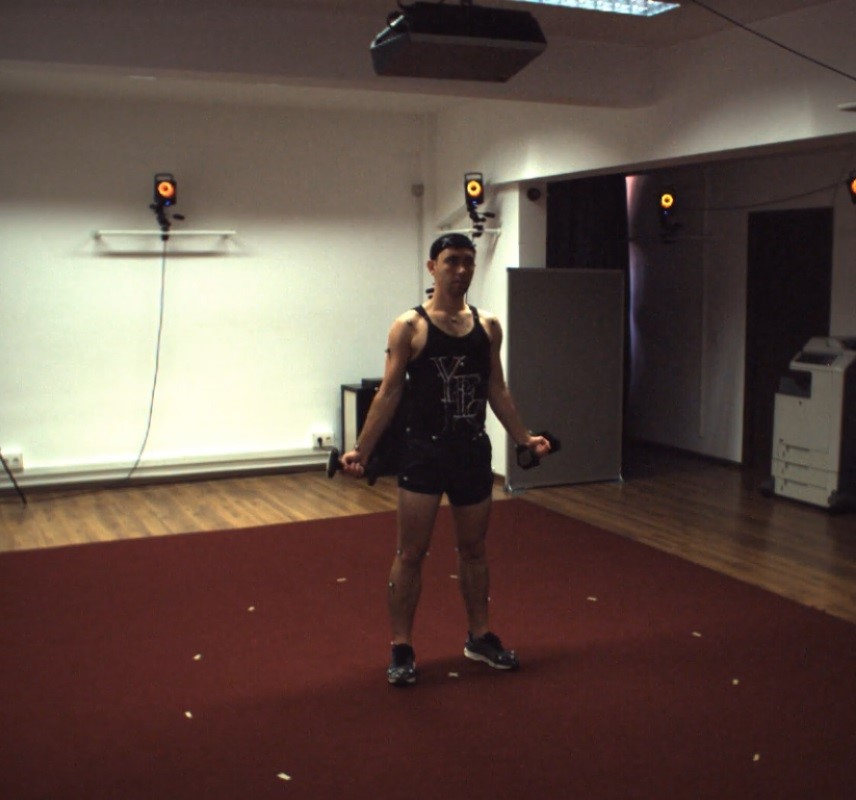
#> input picture app/client/nb/ref.jpg, 856 x 800 px, found by its file name
$ python floorz.py
#> lines starting #> are read from the running program, lines starting #| are printed output that depends on the picture; after the words box and inside, x2 and y2 are one past the last pixel; in counts of white or black regions, pixels touching at a corner belong together
import cv2
import numpy as np

# Load and convert image to grayscale
image = cv2.imread('nb/ref.jpg')
#> image is the input picture: shape (800, 856, 3); mean B, G, R 70.3, 78.3, 96.7
gray = cv2.cvtColor(image, cv2.COLOR_BGR2GRAY)
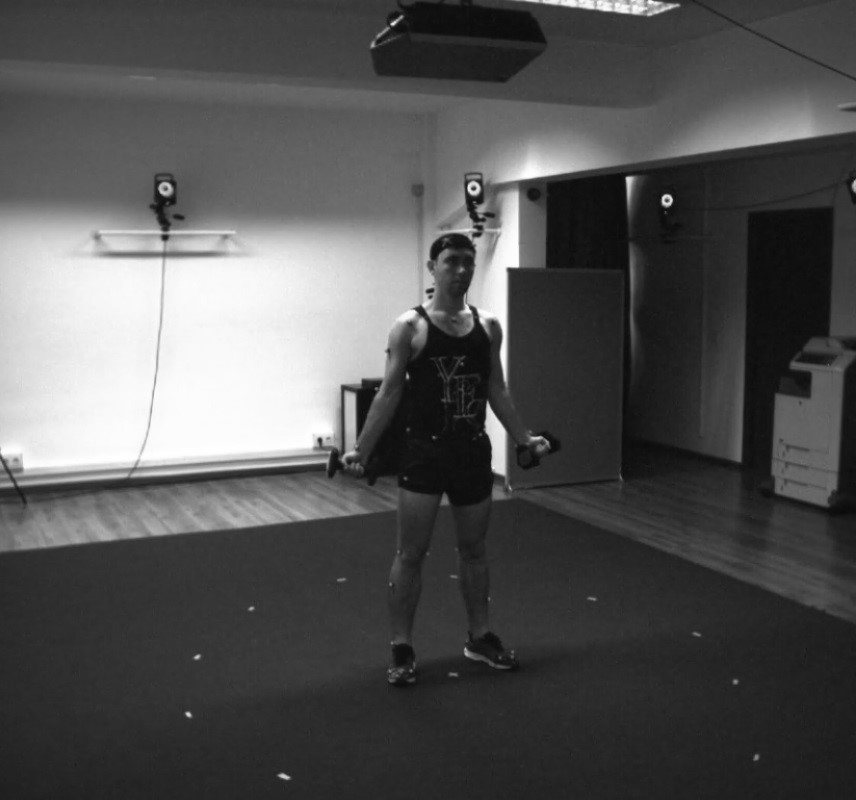
#> gray: shape (800, 856); min 8, max 255, mean 82.9

# Apply Canny edge detection
edges = cv2.Canny(gray, 50, 150, apertureSize=3)
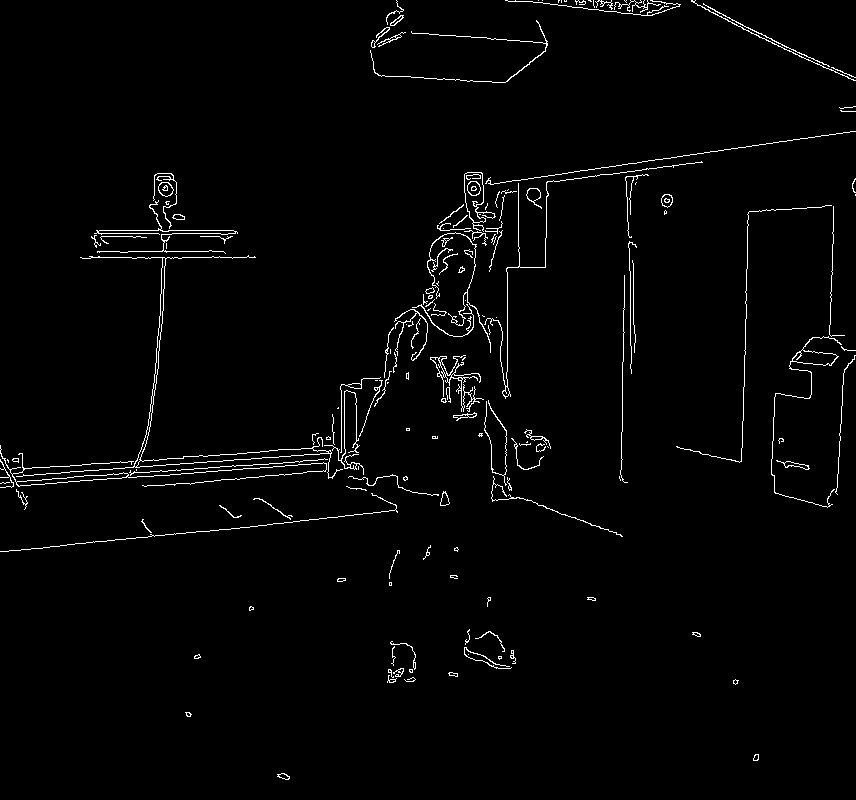
#> edges: shape (800, 856); 1.9% white in thin lines or dots

# Apply Hough Transform for line detection
minLineLength = 10
maxLineGap = 10
lines = cv2.HoughLinesP(edges, 1, np.pi / 180, 50, minLineLength, maxLineGap)
#> lines = 126 rows, first 6: [280, 456, 290, 456], [181, 469, 219, 467], [181, 473, 191, 473], [210, 461, 222, 461], [622, 431, 622, 401], [128, 477, 151, 476]

# Draw detected lines on the original image
angles = []
for line in lines:
    for x1, y1, x2, y2 in line:
        cv2.line(image, (x1, y1), (x2, y2), (0, 255, 0), 2)
        angle = 0 - np.arctan2(y2 - y1, x2 - x1) * 180 / np.pi
        angles.append(angle)
        cv2.putText(image, f"Angle: {angle:.2f}", (x1, y1), cv2.FONT_HERSHEY_SIMPLEX, 0.5, (0, 0, 255), 1)
#> this loop made 126 passes
#> line on passes 1 to 12: [[280, 456, 290, 456]], [[181, 469, 219, 467]], [[181, 473, 191, 473]], [[210, 461, 222, 461]], [[622, 431, 622, 401]], [[128, 477, 151, 476]], [[51, 546, 66, 545]], [[622, 164, 634, 163]], [[99, 230, 158, 230]], [[237, 453, 259, 452]], [[99, 469, 110, 469]], [[507, 371, 507, 272]]
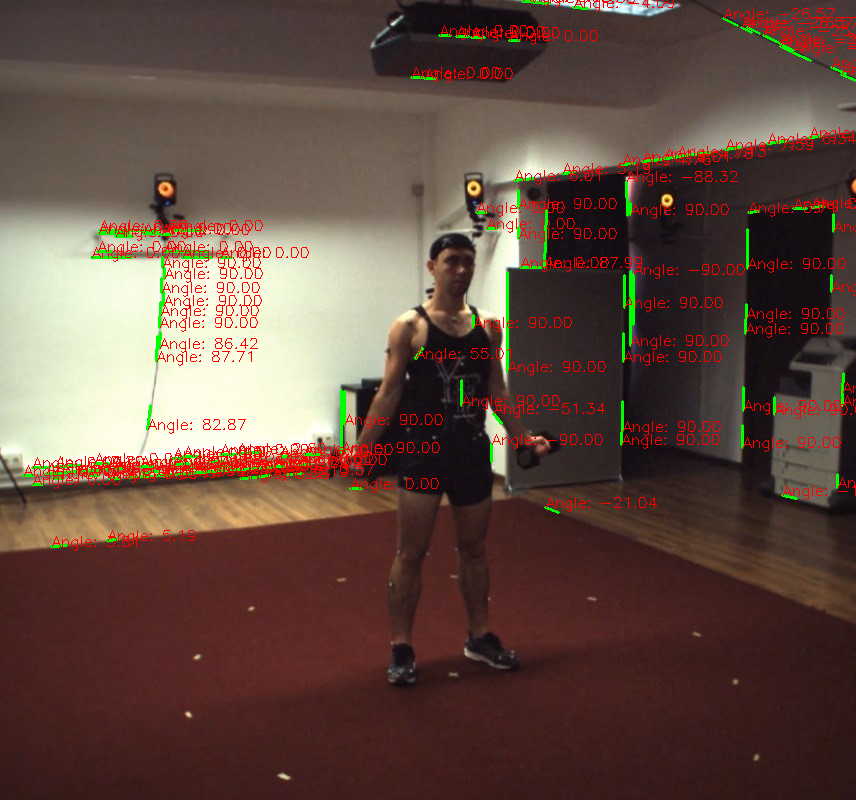
#> image: shape (800, 856, 3); 3.9% of pixels changed, all inside (x1, y1, x2, y2) = (22, 0, 856, 551)
#> after the loop, angles = 126 values, max 90 at index 4, min -90 at index 51, mean 20.78

# find top 3 angles tahat appear most frequently, do not repeat
angles = np.array(angles)
angles = np.round(angles, 1)
unique, counts = np.unique(angles, return_counts=True)
#> unique = 38 values from -90 to 90; counts = 38 values, max 49 at index 11, min 1 at index 1, mean 3.32
angle_counts = dict(zip(unique, counts))
#> angle_counts = 38 items
angle_counts = dict(sorted(angle_counts.items(), key=lambda item: item[1], reverse=True))
top_angles = list(angle_counts.keys())[:3]
#> top_angles = [0, 90, -26.6]
print(top_angles)
#| [0.0, 90.0, -26.6]

# find unique angles from all angles with difference threshold of 3 degrees
unique_angles = []
for angle in angles:
    if len(unique_angles) == 0:
        unique_angles.append(angle)
    else:
        if all(abs(angle - u) > 3 for u in unique_angles):
            unique_angles.append(angle)
#> this loop made 126 passes
#> angle on passes 2 to 13: 3, 0, 0, 90, 2.5, 3.8, 4.8, 0, 2.6, 0, 90, 90
#> after the loop, unique_angles = [0, 90, 3.8, 82.9, 7.1, -25, -4.1, -90, -21, 86.4, 55, -51.3, -12.1]
print('U3:',unique_angles)
#| U3: [0.0, 90.0, 3.8, 82.9, 7.1, -25.0, -4.1, -90.0, -21.0, 86.4, 55.0, -51.3, -12.1]

# Show the image with detected lines
cv2.imshow('Detected Lines', image)
cv2.waitKey(0)
cv2.destroyAllWindows()
